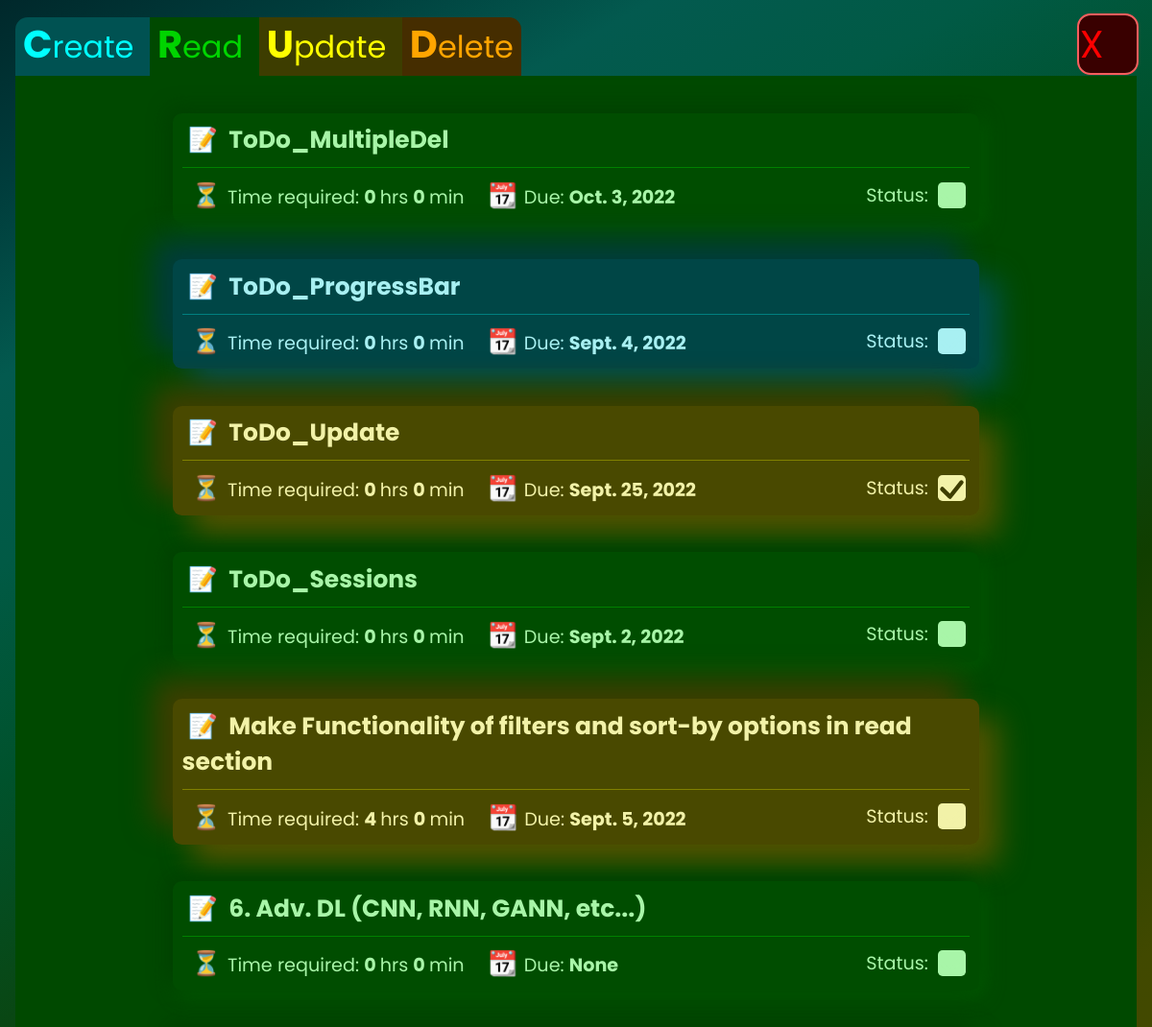
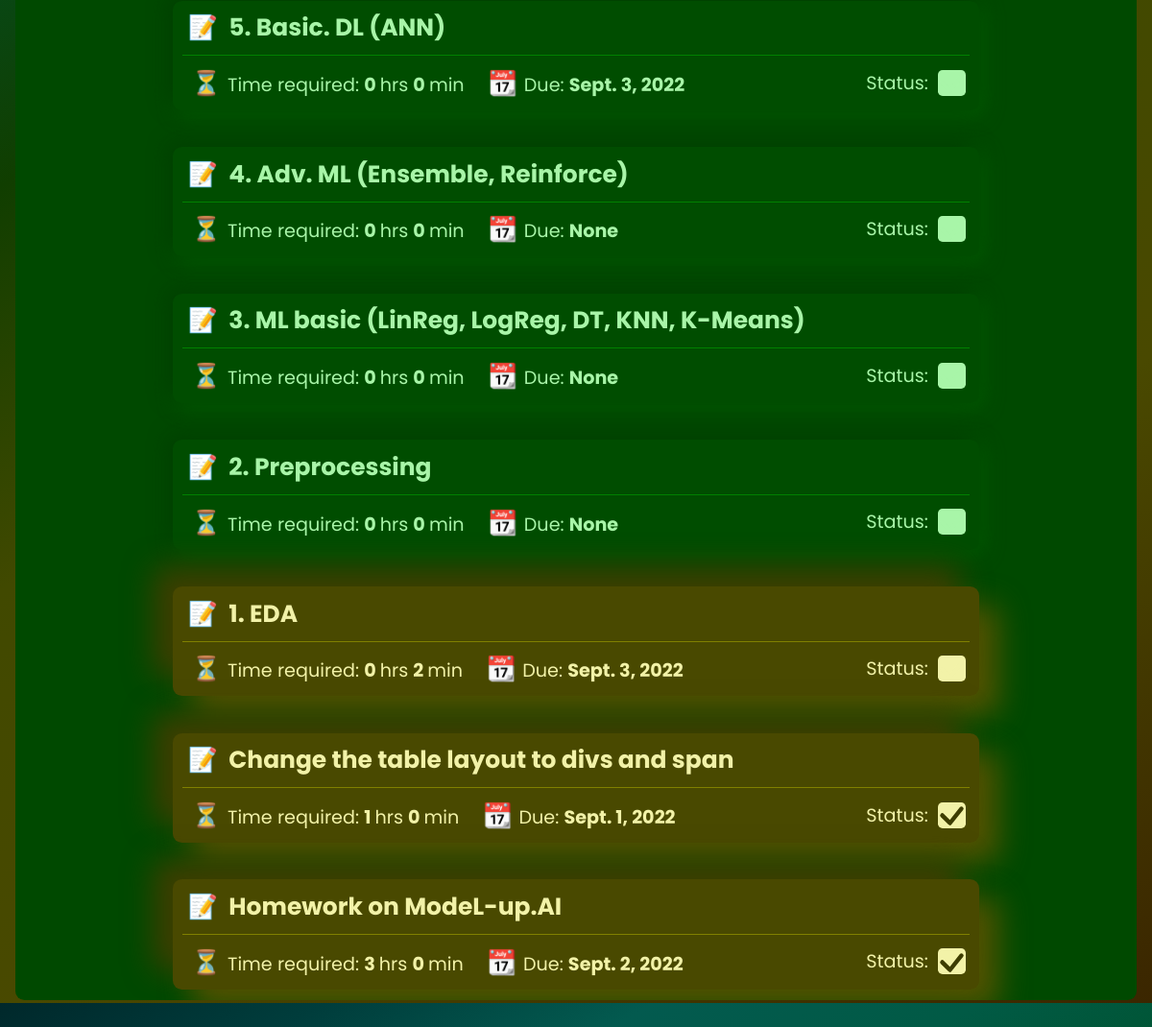
Screenshot of /crud/ (signed in) with the database file from the repository (2 pictures, top to bottom).
### crudx/models.py (models this page shows)
class ToDo(models.Model):
    info = models.CharField(
                    max_length=250,
                    null=False)
    duration_hrs = models.IntegerField(
                        default=0,
                        validators=[MinValueValidator(0), MaxValueValidator(99)], null=True)
    duration_min = models.IntegerField(
                        default=0,
                        validators=[MinValueValidator(0), MaxValueValidator(59)], null=True)
    duedate = models.DateField( default=date.today,
                validators=[MinValueValidator(date.today)])
    status = models.BooleanField(default=False)
    color = models.CharField(max_length=10, default="green")
    user = models.ForeignKey(
        settings.AUTH_USER_MODEL,
        on_delete=models.CASCADE,
    )

### crudx/views.py (the view)
# urls.py: path('crud/',views.crud, name='crud'),
def crud(request):
    data = { 'user': User,
                'username':request.user.username,
                'tasks': []
                }
    data['firstname'] = User.objects.get(username=data['username']).first_name
    task_list = get_tasks(request)
    data['tasks'] = task_list
    return render(request,'crudx/crud.html',data)

### crudx/views.py (called while the page is built)
def get_tasks(request, new_task=None):
    id = User.objects.get(
            username=request.user.username).id
    task_list = list(ToDo.objects.filter(user=id))
    if new_task is not None:
        task_list.append(new_task)
    return task_list

### crudx/templates/crudx/crud.html (shortened to what this page needs)
{% extends "crudx/index.html" %}
{% block content %}
  <div class="main-wrapper">
    {% include "crudx/crudNav.html" %}
    <div class="my-container to-bottom" id="my-container">
        <div id="R-section">
        {% include "crudx/read.html" %}
        </div>
    </div>
{% endblock %}

### crudx/templates/crudx/index.html (shortened to what this page needs)
<!DOCTYPE html>
<html lang="en">
<head>
    <link href="https://cdn.jsdelivr.net/npm/bootstrap@5.2.0/dist/css/bootstrap.min.css" rel="stylesheet"
 />
    <link rel="stylesheet" href="https://cdn.jsdelivr.net/npm/bootstrap-icons@1.9.1/font/bootstrap-icons.css">
</head>
<body>
  {% block content%}
  {% endblock %}
</body>
</html>

### crudx/templates/crudx/crudNav.html (shortened to what this page needs)
<div class="gap"></div>
<div class="nav-container">
    <div class="fs-2 d-inline C CRUD " onclick="changeBG('#005252','cyan','C');">
        <span class="fw-bold fs-1">C</span><span class="remaining-word">reate</span>
    </div>
    <div class="fs-2 d-inline R CRUD " onclick="changeBG('#004900','#00d400','R');" >
        <span class="fw-bold fs-1">R</span><span class="remaining-word">ead</span>
    </div>
    <div class="fs-2 d-inline U CRUD " onclick="changeBG('#3d3d00','yellow','U');" >
        <span class="fw-bold fs-1">U</span><span class="remaining-word">pdate</span>
    </div>
    <div class="fs-2 d-inline D CRUD " onclick="changeBG('#452d00','orange','D');" >
        <span class="fw-bold fs-1">D</span><span class="remaining-word">elete</span>
    </div>
    <div class="fs-1 fw-bold d-inline X newtooltip"
         onmouseover="show_tool_tip()" onmouseout="hide_tool_tip()"
         >
        <form action="/" method="post" >
            <button type="submit" name="X" style="color:var(--close);background: none;border: none;">X</button>
        </form>
    </div>
</div>
</div>

### crudx/templates/crudx/read.html (shortened to what this page needs)
<div class="my-table">
  {% if tasks %}
    {% for task in tasks reversed%}
    <div id="row-{{forloop.counter}}" class="table-row">
      <div class="table-sub-row1">
        <li>
        <strong>
          <span class="table-title table-item-margin">
            {{task.info}}
          </span>
        </strong>
        </li>
      </div>
      <div class="table-sub-row2">
        <span class="table-item-margin time-reqd">
          Time required: <strong> {{task.duration_hrs}} </strong> hrs <strong> {{task.duration_min}} </strong> min
        </span>
        <span class="table-item-margin due">Due: <strong> {{task.duedate}} </strong> </span>
        <span class="status-wrapper">
          <span> Status: </span>
          <span id="status-bg-{{forloop.counter}}" class="status-box">
            <svg id="status-{{forloop.counter}}" class="bi-check" xmlns="http://www.w3.org/2000/svg" width="16" height="16"
              fill="currentColor" class="bi bi-check" viewBox="0 0 16 16">
              <path
                d="M10.97 4.97a.75.75 0 0 1 1.07 1.05l-3.99 4.99a.75.75 0 0 1-1.08.02L4.324 8.384a.75.75 0 1 1 1.06-1.06l2.094 2.093 3.473-4.425a.267.267 0 0 1 .02-.022z" />
            </svg>
          </span>
        </span>
      </div>
    </div>
  {% endfor %}
  {% else %}
  <div style="font-size: 2em; height:60vh; color: rgba(255,255,255,0.3); margin: 0.5em" class="d-flex justify-content-center align-items-center"> Please add a task from create section</div>
  {% endif %}
</div>

### rows the page displays
ToDo: info "ToDo_MultipleDel", duration_hrs "0", duration_min "0", duedate "Oct. 3, 2022"
ToDo: info "ToDo_ProgressBar", duration_hrs "0", duration_min "0", duedate "Sept. 4, 2022"
ToDo: info "ToDo_Update", duration_hrs "0", duration_min "0", duedate "Sept. 25, 2022"
ToDo: info "ToDo_Sessions", duration_hrs "0", duration_min "0", duedate "Sept. 2, 2022"
ToDo: info "Make Functionality of filters and sort-by options in read section", duration_hrs "4", duration_min "0", duedate "Sept. 5, 2022"
ToDo: info "6. Adv. DL (CNN, RNN, GANN, etc...)", duration_hrs "0", duration_min "0", duedate "None"
ToDo: info "5. Basic. DL (ANN)", duration_hrs "0", duration_min "0", duedate "Sept. 3, 2022"
ToDo: info "4. Adv. ML (Ensemble, Reinforce)", duration_hrs "0", duration_min "0", duedate "None"
ToDo: info "3. ML basic (LinReg, LogReg, DT, KNN, K-Means)", duration_hrs "0", duration_min "0", duedate "None"
ToDo: info "2. Preprocessing", duration_hrs "0", duration_min "0", duedate "None"
ToDo: info "1. EDA", duration_hrs "0", duration_min "2", duedate "Sept. 3, 2022"
ToDo: info "Change the table layout to divs and span", duration_hrs "1", duration_min "0", duedate "Sept. 1, 2022"
ToDo: info "Homework on ModeL-up.AI", duration_hrs "3", duration_min "0", duedate "Sept. 2, 2022"
